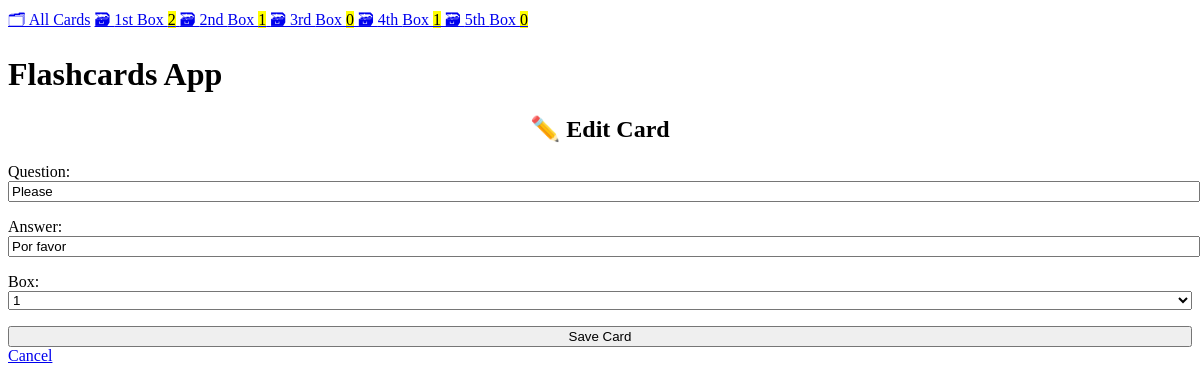
Page /edit/2 on the earlier database version.
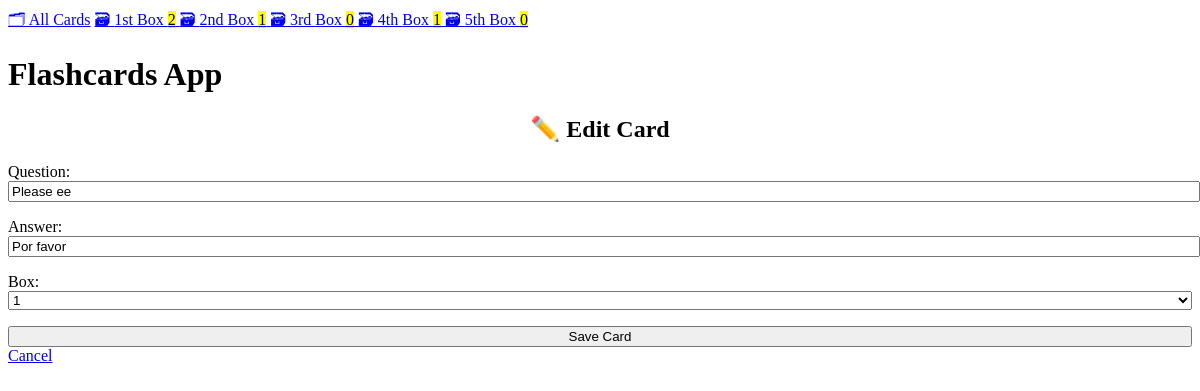
Same page on the later database version.
### cards/models.py (models this page shows, shortened)
class Card(models.Model):
    question = models.CharField(max_length=100)
    answer = models.CharField(max_length=100)
    box = models.IntegerField(
        choices=zip(BOXES, BOXES),
        default=BOXES[0],
    )
    date_created = models.DateTimeField(auto_now_add=True)

### cards/views.py (the view)
class CardUpdateView(UpdateView):
    model = Card
    fields = ["question", "answer", "box"]
    success_url = reverse_lazy("home")
    template_name = "cards/card_form.html"

### cards/templatetags/cards_tags.py (called while the page is built)
@register.inclusion_tag("cards/box_links.html")
def boxes_as_links():
    boxes = []
    for box_num in BOXES:
        card_count = Card.objects.filter(box=box_num).count()
        boxes.append({
            "number": box_num,
            "card_count": card_count,
        })
    return {"boxes": boxes}

### cards/templates/cards/card_form.html (shortened to what this page needs)
{% extends "cards/base.html" %}
{% block content %}
    {% if card %}
        <h2>✏️ Edit Card</h2>
    {% else %}
        <h2>✨ Create New Card</h2>
    {% endif %}
    <form method="post">
        {{ form.as_p }}
        <input type="submit" value="Save Card">
    </form>
    <a href="{% url 'home' %}">
        Cancel
    </a>
{% endblock %}

Differences in the rows shown:
changed Card "Por favor": question "Please" → "Please ee"
